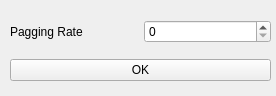
<?xml version="1.0" encoding="UTF-8"?>
<ui version="4.0">
 <class>PaggingRate</class>
 <widget class="QWidget" name="PaggingRate">
  <property name="geometry">
   <rect>
    <x>0</x>
    <y>0</y>
    <width>276</width>
    <height>96</height>
   </rect>
  </property>
  <property name="windowTitle">
   <string>Form</string>
  </property>
  <widget class="QWidget" name="verticalLayoutWidget">
   <property name="geometry">
    <rect>
     <x>10</x>
     <y>10</y>
     <width>261</width>
     <height>81</height>
    </rect>
   </property>
   <layout class="QVBoxLayout" name="verticalLayout">
    <item>
     <layout class="QHBoxLayout" name="horizontalLayout">
      <item>
       <widget class="QLabel" name="label">
        <property name="text">
         <string>Pagging Rate</string>
        </property>
       </widget>
      </item>
      <item>
       <widget class="QSpinBox" name="rateSpinBox"/>
      </item>
     </layout>
    </item>
    <item>
     <widget class="QPushButton" name="OkButton">
      <property name="text">
       <string>OK</string>
      </property>
     </widget>
    </item>
   </layout>
  </widget>
 </widget>
 <resources/>
 <connections/>
</ui>
